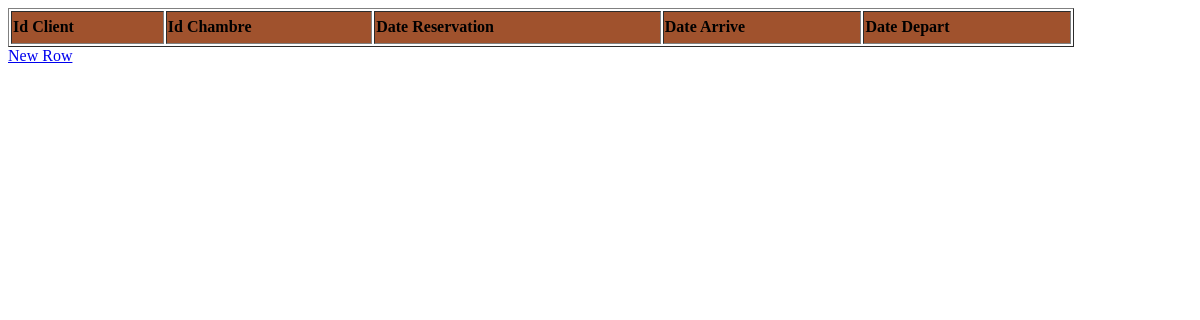
Page /pfc/cpanel/reservation/list.php on the earlier database version.
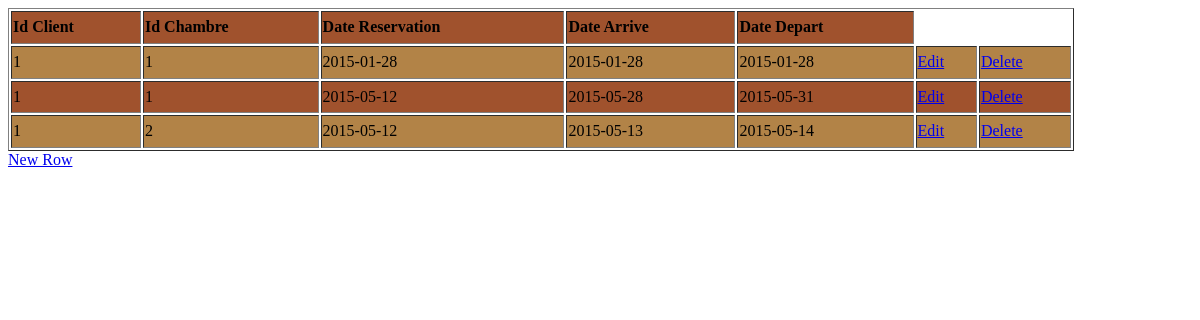
Same page on the later database version.
### tables this page shows
CREATE TABLE IF NOT EXISTS `reservation` (
  `id_client` int(11) NOT NULL DEFAULT '0',
  `id_chambre` int(11) NOT NULL DEFAULT '0',
  `date_reservation` date NOT NULL DEFAULT '0000-00-00',
  `date_arrive` date NOT NULL,
  `date_depart` date NOT NULL,
  PRIMARY KEY (`id_client`,`id_chambre`,`date_reservation`),
  KEY `chambre_reservation_FK` (`id_chambre`)
);

### pfc/cpanel/reservation/list.php (the view, shortened to what this page needs)
<HTML>
	<head>
		<link rel="stylesheet" type="text/css" href="../css/view_style.css">
	</head>
<?php
echo "<table border=1 >";
echo "<tr>";
echo "<td><b>Id Client</b></td>";
echo "<td><b>Id Chambre</b></td>";
echo "<td><b>Date Reservation</b></td>";
echo "<td><b>Date Arrive</b></td>";
echo "<td><b>Date Depart</b></td>";
echo "</tr>";
$result = mysql_query("SELECT * FROM `reservation`") or trigger_error(mysql_error());
while($row = mysql_fetch_array($result)){
foreach($row AS $key => $value) { $row[$key] = stripslashes($value); }
echo "<tr>";
echo "<td valign='top'>" . nl2br( $row['id_client']) . "</td>";
echo "<td valign='top'>" . nl2br( $row['id_chambre']) . "</td>";
echo "<td valign='top'>" . nl2br( $row['date_reservation']) . "</td>";
echo "<td valign='top'>" . nl2br( $row['date_arrive']) . "</td>";
echo "<td valign='top'>" . nl2br( $row['date_depart']) . "</td>";
echo "<td valign='top'><a href=edit.php?id_client={$row['id_client']}&id_chambre={$row['id_chambre']}&date_reservation={$row['date_reservation']} >Edit</a></td>
<td><a href=delete.php?id_client={$row['id_client']}&id_chambre={$row['id_chambre']}&date_reservation='{$row['date_reservation']}'>Delete</a></td> ";
echo "</tr>";
}
echo "</table>";
echo "<a href=new.php>New Row</a>";
?>

### pfc/cpanel/css/view_style.css (style rules this page uses)
table { width: 90%; margin :0; height: auto; }
tbody tr:nth-child(even) { background-color: #B28347 !important; line-height : 1.8em; font-size: 100%; }
tbody tr:nth-child(odd) { background-color: #A0522D !important; line-height : 1.8em; font-size: 100%; }

Differences in the rows shown:
added reservation: id_client "1", id_chambre "1", date_reservation "2015-01-28", date_arrive "2015-01-28", date_depart "2015-01-28"
added reservation: id_client "1", id_chambre "1", date_reservation "2015-05-12", date_arrive "2015-05-28", date_depart "2015-05-31"
added reservation: id_client "1", id_chambre "2", date_reservation "2015-05-12", date_arrive "2015-05-13", date_depart "2015-05-14"
